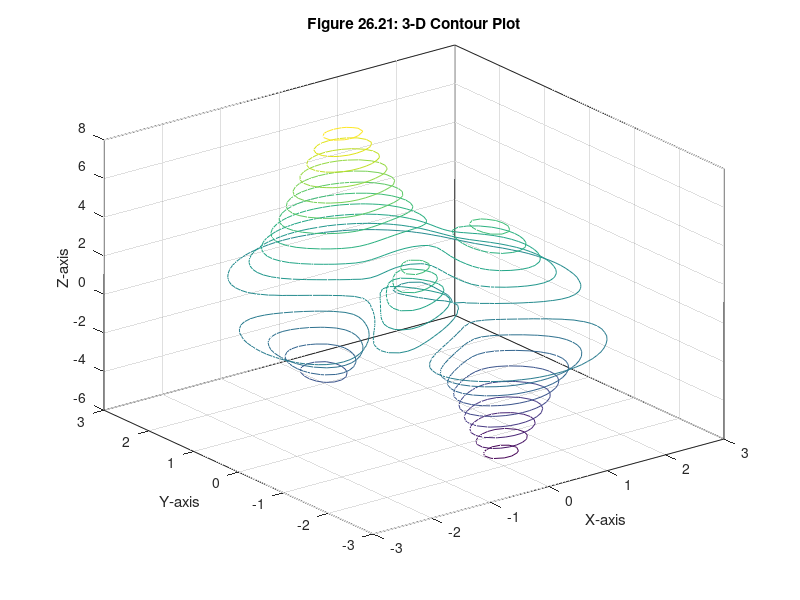

MATLAB code for this plot:
[X,Y,Z] = peaks;
contour3(X,Y,Z,20)  % the same contour plot in 3-D
xlabel('X-axis'), ylabel('Y-axis'), zlabel('Z-axis')
title('Figure 26.21: 3-D Contour Plot')
